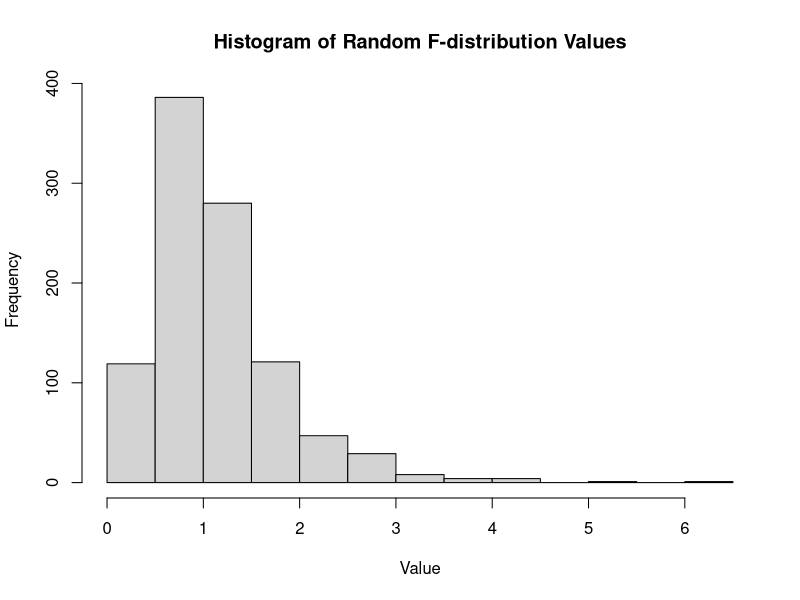

Generate this figure with R:
#(i)
pctile <- qf(0.95, df1 = 10, df2 = 20)
print(pctile)

#(ii)
area1 <- pf(1.5, df1 = 10, df2 = 20)
area2 <- 1 - area1
print(paste("Area [0, 1.5]:", area1))
print(paste("Area [1.5, +∞):", area2))


# (iii) Calculate quantiles for specific probabilities
quantile1 <- qf(0.25, df1 = 10, df2 = 20)
quantile2 <- qf(0.5, df1 = 10, df2 = 20)
quantile3 <- qf(0.75, df1 = 10, df2 = 20)
quantile4 <- qf(0.999, df1 = 10, df2 = 20)

print(paste("Quantile (p=0.25):", quantile1))
print(paste("Quantile (p=0.5):", quantile2))
print(paste("Quantile (p=0.75):", quantile3))
print(paste("Quantile (p=0.999):", quantile4))

# (iv) Generate random values and plot a histogram
n <- 1000
random_values <- rf(n, df1 = 10, df2 = 20)
hist(random_values, main = "Histogram of Random F-distribution Values", xlab = "Value", ylab = "Frequency")
